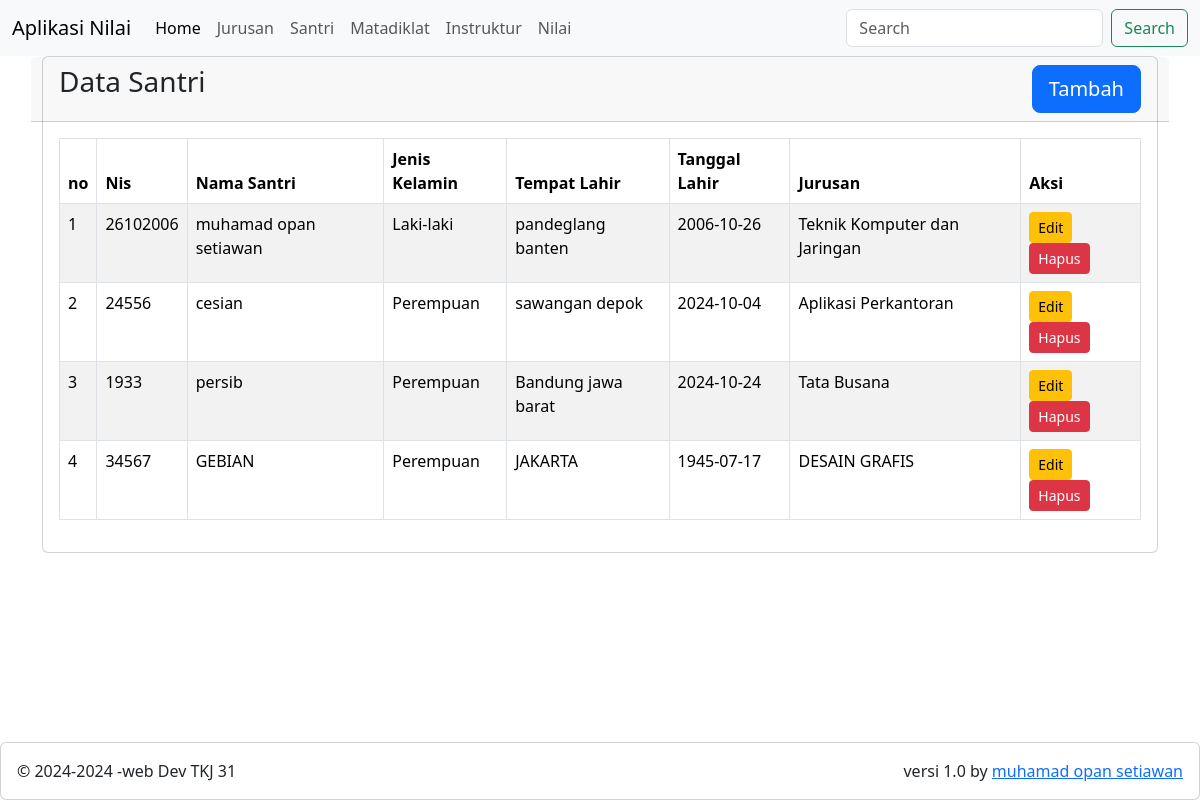
The page /?m=santri on the database its author committed.
### tables this page shows
CREATE TABLE `students` (
  `id` int(11) NOT NULL,
  `nis` varchar(10) NOT NULL,
  `name` varchar(100) DEFAULT NULL,
  `gender` varchar(10) DEFAULT NULL,
  `pob` varchar(75) DEFAULT NULL,
  `dob` date DEFAULT NULL,
  `major_id` int(11) NOT NULL
);

CREATE TABLE `majors` (
  `id` int(11) NOT NULL,
  `name` varchar(75) DEFAULT NULL,
  `capacity` int(11) DEFAULT NULL,
  `fill` int(11) DEFAULT NULL
);

### santri/view.php (the view, shortened to what this page needs)
<sdiv clas="row">
    <div class="col-12">
        <div class="card">
            <div class="card-header row">
                <div class="card-title h3 col-8">Data Santri</div>
                <div class="col-4">
                    <a href="?m=santri&s=add" class="btn btn-lg btn-primary float-end">Tambah</a>
                </div>
            </div>
            <div class="card-body">
                <table class="table table-bordered table-striped table-hover">
                    <thead>
                        <tr>
                            <th>no</th>
                            <th>Nis</th>
                            <th>Nama Santri</th>
                            <th>Jenis Kelamin</th>
                            <th>Tempat Lahir</th>
                            <th>Tanggal Lahir</th>
                            <th>Jurusan</th>
                            <th>Aksi</th>
                        </tr>
                    </thead>
                    <tbody>
                        <?php
                        include_once('config.php');
                        $sql = "SELECT students.id AS ids, students.nis, students.name AS names, students.gender, students.pob, students.dob, majors.name AS namem FROM students JOIN majors ON majors.id=students.major_id";
                        $result = mysqli_query($con, $sql);
                        if (mysqli_num_rows($result)) {
                            $no=1;
                            while ($r = mysqli_fetch_assoc($result)) {
                                echo '<tr>
                                        <td>' . $no .'</td>
                                        <td>' . $r['nis'].'</td>
                                        <td>' . $r['names'].'</td>
                                        <td>' . $r['gender'].'</td>
                                        <td>' . $r['pob'].'</td>
                                        <td>' . $r['dob'].'</td>
                                        <td>' . $r['namem'].'</td>
                                        <td>
                                             <a href="?m=santri&s=edit&id=' . $r['ids'] . '" class="btn btn-warning btn-sm">Edit</a>
                                             <a href="?m=santri&s=delete&id=' . $r['ids'] . '" class="btn btn-danger btn-sm" onclick="return confirm (\'Yakin santri akan dihapus?, Menghapus santri akan menghilangkan semua data santri pada santri tersebut\')">Hapus</a>
                                        </td>
                                    </tr>';
                                $no++;
                            }
                        } else {
                            echo '<tr>
                                    <td colspan="8" align="center">Data Kosong</td>
                                </tr>';
                        }
                        ?>
                    </tbody>
            </div>
        </div>
    </div>

### rows shown on the page
students: nis "26102006", name "muhamad opan setiawan", gender "Laki-laki", pob "pandeglang banten", dob "2006-10-26", major.name "Teknik Komputer dan Jaringan"
students: nis "24556", name "cesian", gender "Perempuan", pob "sawangan depok", dob "2024-10-04", major.name "Aplikasi Perkantoran"
students: nis "1933", name "persib", gender "Perempuan", pob "Bandung jawa barat", dob "2024-10-24", major.name "Tata Busana"
students: nis "34567", name "GEBIAN", gender "Perempuan", pob "JAKARTA", dob "1945-07-17", major.name "DESAIN GRAFIS"
